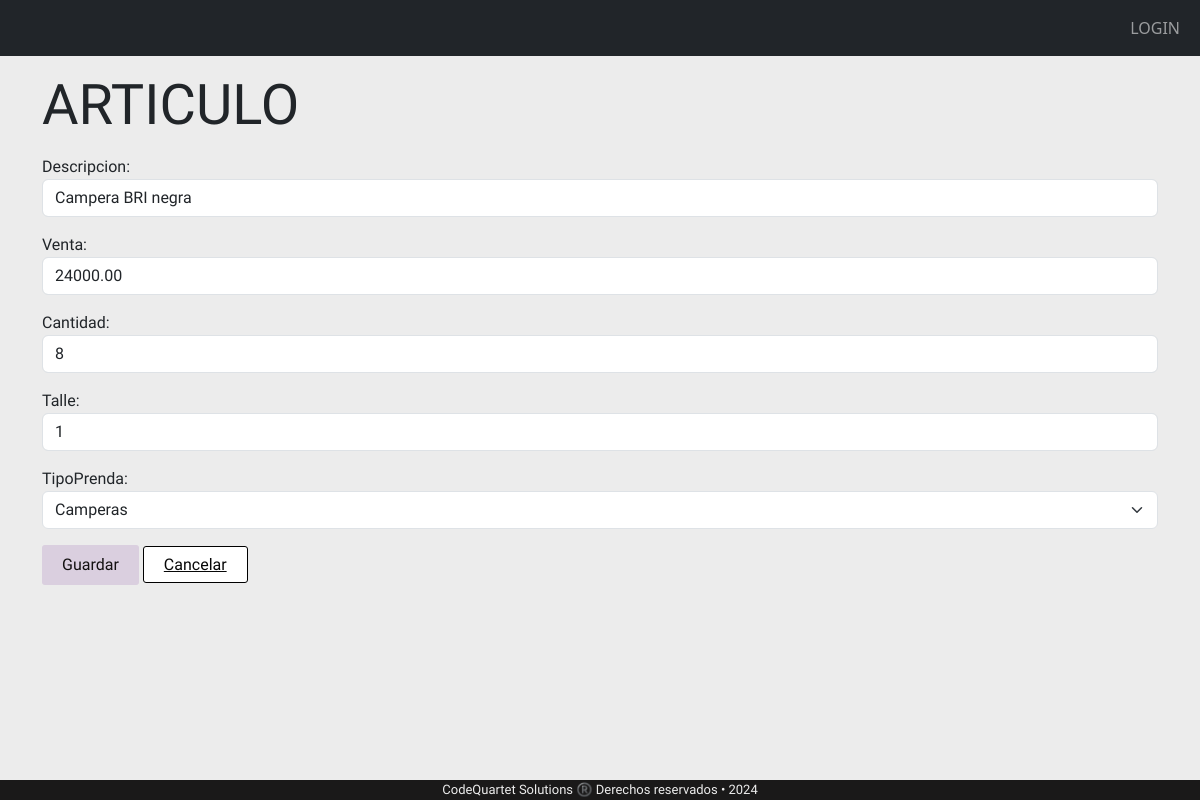
The app's page /articulos/ArticulosModif/16/, older data.
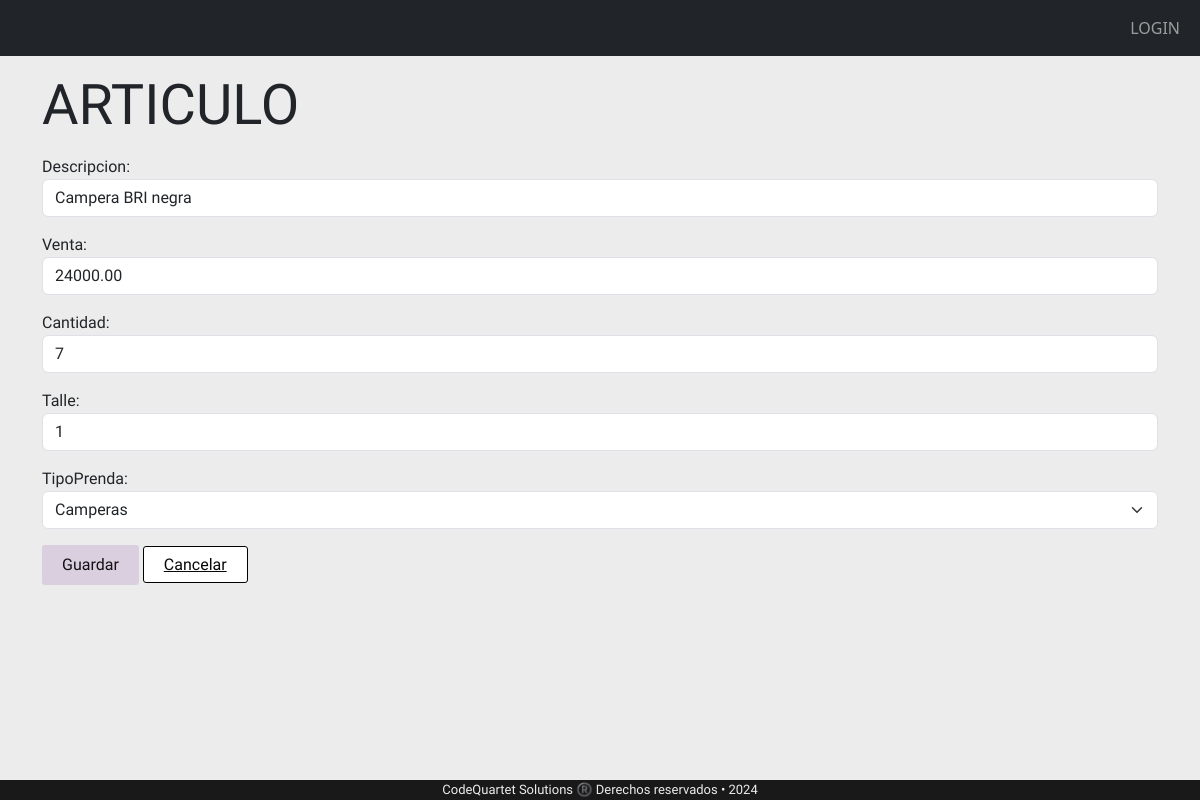
The same page, newer data.
### appRieVictoria/models.py (models this page shows, shortened)
class Articulos (models.Model):
    descripcion = models.CharField( max_length= 100,help_text= '')
    venta= models.DecimalField(max_digits=10, decimal_places=2)
    cantidad = models.BigIntegerField(help_text='')
    talle = models.CharField(max_length=3)
    ventas = models.ManyToManyField("Ventas" ,related_name='articulos_vendidos', through="ventaProd")
    tipoPrenda =models.ForeignKey("tipoPrenda", on_delete=models.CASCADE, default=1)

class TipoPrenda (models.Model):
    descripcion =models.CharField( max_length= 60,help_text= 'Tipo de articulo')
    def __str__(self) -> str:
        return str(self.descripcion)

### appRieVictoria/views.py (the view)
# urls.py: path('articulos/ArticulosModif/<int:pk>/', views.ArticulosModif, name='ArticulosModif'),
def ArticulosModif(request, pk):
    articulos = Articulos.objects.get(pk=pk)
    if request.method == 'POST':
        form = ArticulosForm(request.POST, instance=articulos)
        if form.is_valid():
            form.save()
            return HttpResponseRedirect(reverse('tabla'))
    else:
        form = ArticulosForm(instance=articulos)
    return render(request, 'ArticulosForm.html', {'form': form, 'articulos': articulos})

### appRieVictoria/forms.py
class ArticulosForm(forms.ModelForm):
    class Meta:
        model = Articulos
        fields = ('descripcion', 'venta', 'cantidad', 'talle', 'tipoPrenda'  )
        widgets = {
            'descripcion': forms.TextInput(attrs={'class': 'form-control'}),
            'venta': forms.NumberInput(attrs={'class': 'form-control'}),
            'cantidad': forms.NumberInput(attrs={'class': 'form-control'}),
            'talle': forms.TextInput(attrs={'class': 'form-control'}),
            'tipoPrenda': forms.Select(attrs={'class': 'form form-select'}),
        }

### proyectoRieVictoria/templates/articulosForm.html (shortened to what this page needs)
{% extends "base.html" %}
{% block content %}
<div class= "letra">
<div class="row">
    <h3 class="display-4 my-3">ARTICULO</h3>
    <form method="post" enctype="multipart/form-data">
        {{ form.as_p }}
        <button class="botonguardar" type="submit">Guardar</button>
        <a class="botoncancelar" class= "botoncancelar:hover" href="{% url 'tabla' %}">Cancelar</a>
    </form>
</div>
</div>
{% endblock %}

Row changes from the older to the newer data that the page shows:
changed Articulos "Camperas": cantidad "8" → "7"
